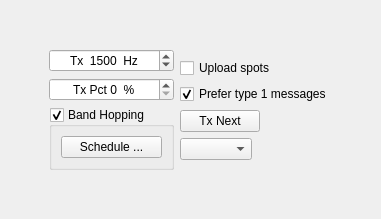
         <widget class="QWidget" name="page_2">
          <layout class="QVBoxLayout" name="verticalLayout_5">
           <property name="leftMargin">
            <number>0</number>
           </property>
           <property name="topMargin">
            <number>0</number>
           </property>
           <property name="rightMargin">
            <number>0</number>
           </property>
           <property name="bottomMargin">
            <number>0</number>
           </property>
           <item>
            <widget class="QWidget" name="widget_2" native="true">
             <layout class="QHBoxLayout" name="horizontalLayout_9">
              <property name="leftMargin">
               <number>0</number>
              </property>
              <property name="topMargin">
               <number>0</number>
              </property>
              <property name="rightMargin">
               <number>0</number>
              </property>
              <property name="bottomMargin">
               <number>0</number>
              </property>
              <item>
               <widget class="QWidget" name="WSPR_controls_widget" native="true">
                <layout class="QGridLayout" name="gridLayout_9">
                 <item row="1" column="0">
                  <spacer name="horizontalSpacer_7">
                   <property name="orientation">
                    <enum>Qt::Orientation::Horizontal</enum>
                   </property>
                   <property name="sizeHint" stdset="0">
                    <size>
                     <width>40</width>
                     <height>20</height>
                    </size>
                   </property>
                  </spacer>
                 </item>
                 <item row="1" column="2">
                  <spacer name="horizontalSpacer_6">
                   <property name="orientation">
                    <enum>Qt::Orientation::Horizontal</enum>
                   </property>
                   <property name="sizeHint" stdset="0">
                    <size>
                     <width>40</width>
                     <height>20</height>
                    </size>
                   </property>
                  </spacer>
                 </item>
                 <item row="2" column="1">
                  <spacer name="verticalSpacer_2">
                   <property name="orientation">
                    <enum>Qt::Orientation::Vertical</enum>
                   </property>
                   <property name="sizeHint" stdset="0">
                    <size>
                     <width>20</width>
                     <height>40</height>
                    </size>
                   </property>
                  </spacer>
                 </item>
                 <item row="1" column="1">
                  <layout class="QHBoxLayout" name="horizontalLayout_12">
                   <item>
                    <layout class="QVBoxLayout" name="verticalLayout_7">
                     <item>
                      <widget class="QSpinBox" name="WSPRfreqSpinBox">
                       <property name="alignment">
                        <set>Qt::AlignmentFlag::AlignCenter</set>
                       </property>
                       <property name="suffix">
                        <string>  Hz</string>
                       </property>
                       <property name="prefix">
                        <string>Tx  </string>
                       </property>
                       <property name="minimum">
                        <number>1400</number>
                       </property>
                       <property name="maximum">
                        <number>1700</number>
                       </property>
                       <property name="value">
                        <number>1500</number>
                       </property>
                      </widget>
                     </item>
                     <item>
                      <widget class="QSpinBox" name="sbTxPercent">
                       <property name="toolTip">
                        <string>Percentage of 2-minute sequences devoted to transmitting.</string>
                       </property>
                       <property name="alignment">
                        <set>Qt::AlignmentFlag::AlignCenter</set>
                       </property>
                       <property name="suffix">
                        <string>  %</string>
                       </property>
                       <property name="prefix">
                        <string>Tx Pct </string>
                       </property>
                       <property name="maximum">
                        <number>100</number>
                       </property>
                      </widget>
                     </item>
                     <item>
                      <widget class="QGroupBox" name="band_hopping_group_box">
                       <property name="title">
                        <string>Band Hopping</string>
                       </property>
                       <property name="checkable">
                        <bool>true</bool>
                       </property>
                       <layout class="QHBoxLayout" name="horizontalLayout_7">
                        <item>
                         <widget class="QPushButton" name="band_hopping_schedule_push_button">
                          <property name="toolTip">
                           <string>Choose bands and times of day for band-hopping.</string>
                          </property>
                          <property name="text">
                           <string>Schedule ...</string>
                          </property>
                         </widget>
                        </item>
                       </layout>
                      </widget>
                     </item>
                    </layout>
                   </item>
                   <item>
                    <layout class="QVBoxLayout" name="verticalLayout_8">
                     <item>
                      <layout class="QVBoxLayout" name="verticalLayout_2">
                       <item>
                        <layout class="QHBoxLayout" name="horizontalLayout_10">
                         <item>
                          <widget class="QCheckBox" name="cbUploadWSPR_Spots">
                           <property name="toolTip">
                            <string>Upload decoded messages to WSPRnet.org.</string>
                           </property>
                           <property name="text">
                            <string>Upload spots</string>
                           </property>
                          </widget>
                         </item>
                        </layout>
                       </item>
                       <item>
                        <widget class="QCheckBox" name="WSPR_prefer_type_1_check_box">
                         <property name="toolTip">
                          <string>&lt;html&gt;&lt;head/&gt;&lt;body&gt;&lt;p&gt;6 digit locators cause 2 different mesages to be sent, the second contains the full locator but only a hashed callsign, other stations must have decoded the first once before they can decode your call in the second. Check this option to only send 4 digit locators if it will avoid the two message protocol.&lt;/p&gt;&lt;/body&gt;&lt;/html&gt;</string>
                         </property>
                         <property name="text">
                          <string>Prefer type 1 messages</string>
                         </property>
                         <property name="checked">
                          <bool>true</bool>
                         </property>
                        </widget>
                       </item>
                       <item>
                        <layout class="QHBoxLayout" name="horizontalLayout_13">
                         <item>
                          <widget class="QPushButton" name="pbTxNext">
                           <property name="toolTip">
                            <string>Transmit during the next 2-minute sequence.</string>
                           </property>
                           <property name="styleSheet">
                            <string notr="true">QPushButton:checked {
       background-color: red;
       border-style: outset;
       border-width: 1px;
       border-radius: 5px;
       border-color: black;
       min-width: 5em;
       padding: 3px;
}</string>
                           </property>
                           <property name="text">
                            <string>Tx Next</string>
                           </property>
                           <property name="checkable">
                            <bool>true</bool>
                           </property>
                          </widget>
                         </item>
                         <item>
                          <spacer name="horizontalSpacer_2">
                           <property name="orientation">
                            <enum>Qt::Orientation::Horizontal</enum>
                           </property>
                           <property name="sizeHint" stdset="0">
                            <size>
                             <width>40</width>
                             <height>20</height>
                            </size>
                           </property>
                          </spacer>
                         </item>
                        </layout>
                       </item>
                       <item>
                        <layout class="QHBoxLayout" name="horizontalLayout_14">
                         <item>
                          <widget class="QComboBox" name="TxPowerComboBox">
                           <property name="minimumSize">
                            <size>
                             <width>64</width>
                             <height>0</height>
                            </size>
                           </property>
                           <property name="toolTip">
                            <string>Set Tx power in dBm (dB above 1 mW) as part of your WSPR message.</string>
                           </property>
                          </widget>
                         </item>
                         <item>
                          <spacer name="horizontalSpacer_3">
                           <property name="orientation">
                            <enum>Qt::Orientation::Horizontal</enum>
                           </property>
                           <property name="sizeHint" stdset="0">
                            <size>
                             <width>40</width>
                             <height>20</height>
                            </size>
                           </property>
                          </spacer>
                         </item>
                        </layout>
                       </item>
                      </layout>
                     </item>
                    </layout>
                   </item>
                  </layout>
                 </item>
                 <item row="0" column="1">
                  <spacer name="verticalSpacer_3">
                   <property name="orientation">
                    <enum>Qt::Orientation::Vertical</enum>
                   </property>
                   <property name="sizeHint" stdset="0">
                    <size>
                     <width>20</width>
                     <height>40</height>
                    </size>
                   </property>
                  </spacer>
                 </item>
                </layout>
               </widget>
              </item>
             </layout>
            </widget>
           </item>
          </layout>
         </widget>
